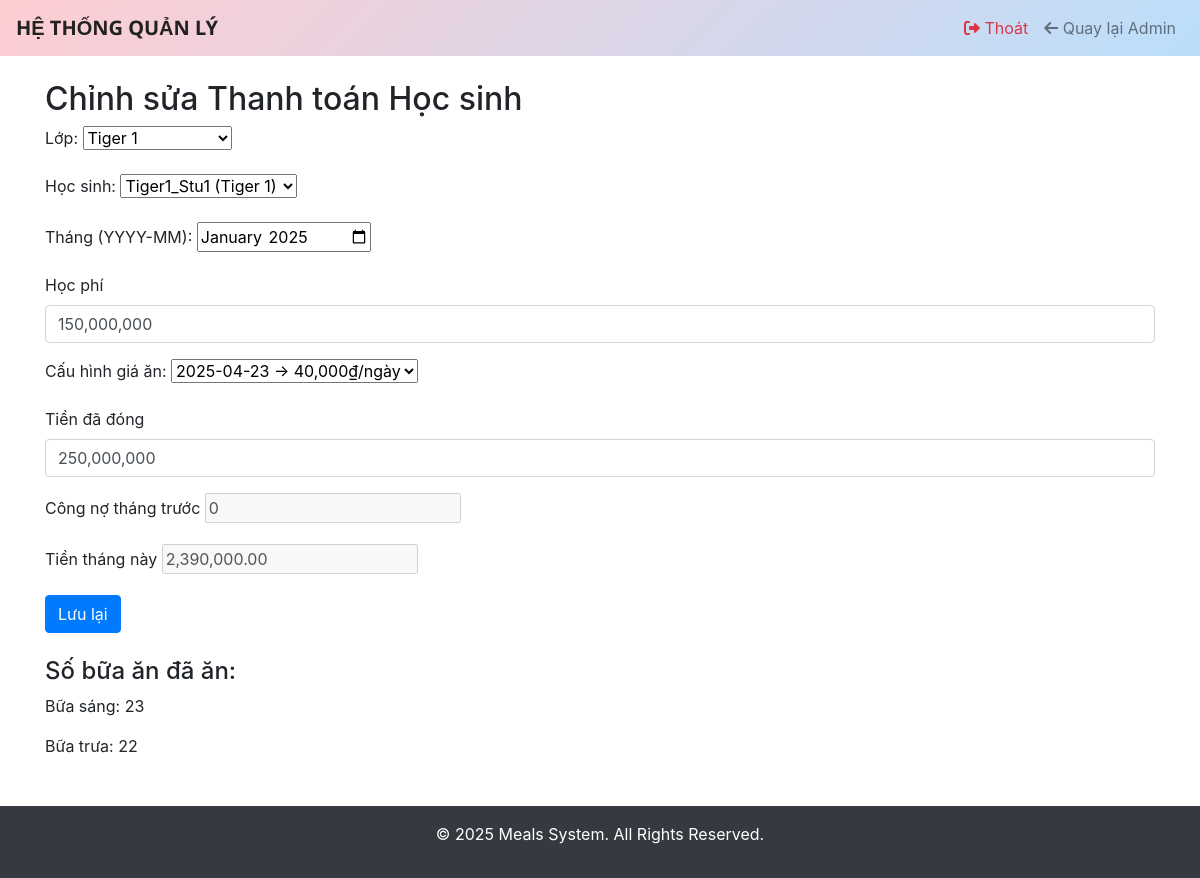
Before: /meals/student-payment/edit/13/ (signed in) with the older database file.
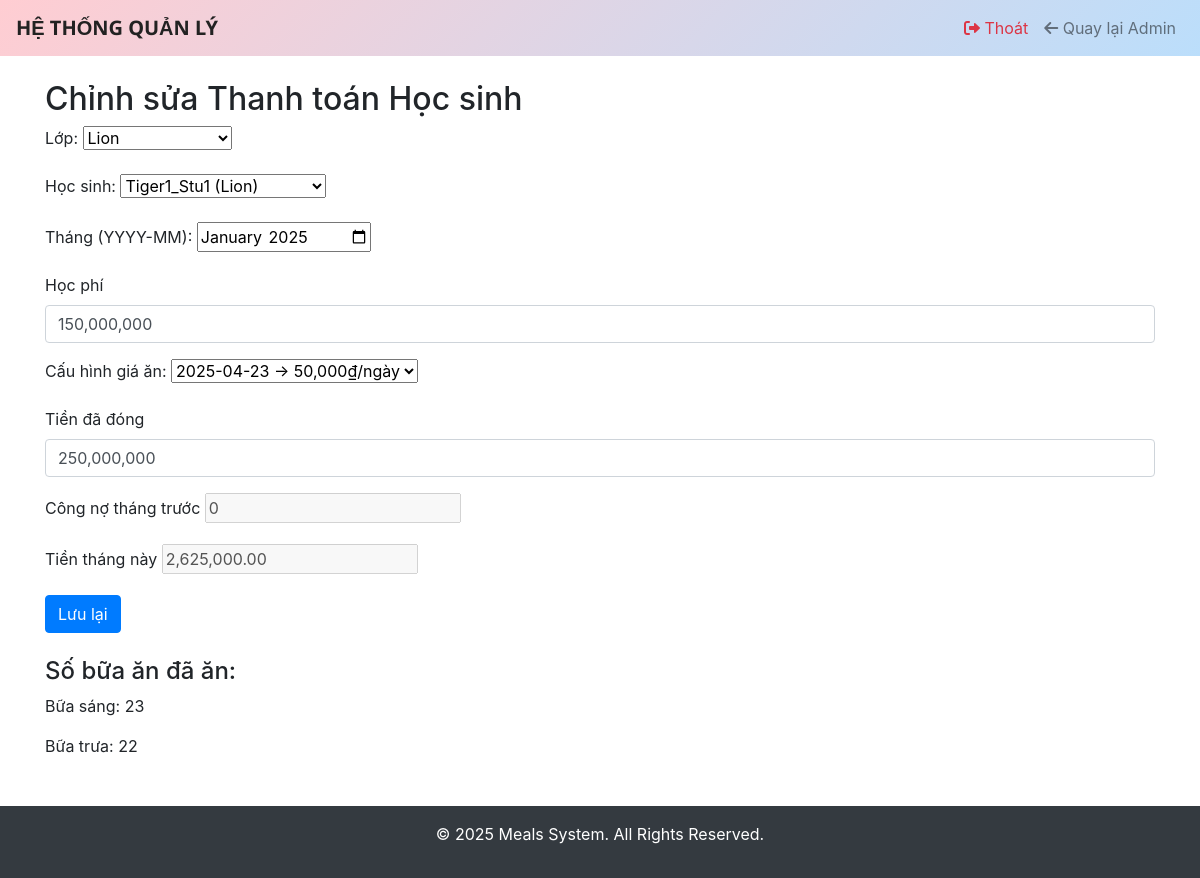
After: the same page with the newer database file.
### meals/models.py (models this page shows, shortened)
class StudentPayment(models.Model):
    class Meta:
        unique_together = ('student', 'month')
        verbose_name = "Công nợ học sinh"
        verbose_name_plural = "Công nợ học sinh"
        permissions = [
            ("view_statistics", "Có thể xem thống kê"),
        ]
    student = models.ForeignKey(
        'Student',
        on_delete=models.CASCADE,
        verbose_name="Học sinh"
    )
    month = models.CharField(
        max_length=7,
        verbose_name="Tháng",
        help_text="Chọn tháng theo định dạng YYYY‑MM"
    )
    tuition_fee = models.DecimalField(
        max_digits=10,
        decimal_places=2,
        verbose_name="Học phí"
    )
    amount_paid = models.DecimalField(
        max_digits=10,
        decimal_places=2,
        verbose_name="Số tiền đã đóng"
    )
    remaining_balance = models.DecimalField(
        max_digits=10,
        decimal_places=2,
        null=True,
        blank=True,
        verbose_name="Số dư"
    )
    meal_price = models.ForeignKey(
        MealPrice,
        on_delete=models.PROTECT,
        verbose_name="Cấu hình giá ăn",
        help_text="Chọn cấu hình giá ăn áp dụng cho tháng này"
    )

### meals/views.py (the view)
# urls.py: path('student-payment/edit/', login_required(views.student_payment_edit), name='student_payment_edit'),
@login_required(login_url='login')
@permission_required('meals.change_studentpayment', raise_exception=True)
def student_payment_edit(request, pk=None):
    classrooms = ClassRoom.objects.all()
    if request.method == "GET" and request.GET.get('payment_id'):
        try:
            payment = StudentPayment.objects.get(id=request.GET.get('payment_id'))
        except StudentPayment.DoesNotExist:
            payment = None
    else:
        payment = get_object_or_404(StudentPayment, pk=pk) if pk else None
    if request.method == "POST":
        student_id = request.POST.get('student')
        month_val  = request.POST.get('month')
        form_instance = payment
        if not payment and student_id and month_val:
            dup = StudentPayment.objects.filter(
                student_id=student_id, month=month_val
            ).first()
            if dup:
                form_instance = dup
        form = StudentPaymentForm(request.POST, instance=form_instance)
        if form.is_valid():
            payment_obj = form.save()
            messages.success(request, "Lưu thành công")
            return redirect(request.path)
        else:
            print("Form errors:", form.errors)
    else:
        form = StudentPaymentForm(instance=payment)
    breakfast_count = lunch_count = 0
    if form.instance and form.instance.pk and form.instance.student and form.instance.month:
        try:
            y, m = map(int, form.instance.month.split("-"))
            qs = MealRecord.objects.filter(
                student=form.instance.student,
                date__year=y, date__month=m,
                meal_type__in=["Bữa sáng","Bữa trưa"]
            ).filter(Q(status="Đủ")|Q(status="Thiếu", non_eat=2))
            breakfast_count = qs.filter(meal_type="Bữa sáng").count()
            lunch_count     = qs.filter(meal_type="Bữa trưa").count()
        except Exception as e:
            print("Error counting meals:", e)
    var_is_edit = bool(payment and payment.pk)
    return render(request, 'payments/student_payment_form.html', {
        'form':             form,
        'classrooms':       classrooms,
        'is_edit':          var_is_edit,
        'breakfast_count':  breakfast_count,
        'lunch_count':      lunch_count,
    })

### meals/models.py (called while the page is built)
    def __str__(self):
        return f"{self.effective_date:%Y-%m-%d} → {self.daily_price:,}₫/ngày"

    def __str__(self):
        return self.name

    def __str__(self):
        return f"{self.name} ({self.classroom})"

### meals/templates/payments/student_payment_form.html (shortened to what this page needs)
{% extends "layout.html" %}
{% load static %}
{% block content %}
<h2>Chỉnh sửa Thanh toán Học sinh</h2>
<form method="post" id="payment-form">
    <div class="form-group">
        {{ form.classroom.label_tag }}
        {{ form.classroom }}
    </div>
    <div class="form-group">
        {{ form.student.label_tag }}
        {{ form.student }}
    </div>
    <div class="form-group">
        {{ form.month.label_tag }}
        {{ form.month }}
    </div>
    <div class="form-group">
        <label for="id_tuition_fee">{{ form.tuition_fee.label }}</label>
        <input type="text" id="id_tuition_fee" name="tuition_fee" class="form-control money"
               value="{{ form.tuition_fee.value|default_if_none:'' }}">
    </div>
    <div class="form-group">
        {{ form.meal_price.label_tag }}
        {{ form.meal_price }}
    </div>
    <div class="form-group">
        <label for="id_amount_paid">{{ form.amount_paid.label }}</label>
        <input type="text" id="id_amount_paid" name="amount_paid" class="form-control money"
               value="{{ form.amount_paid.value|default_if_none:'' }}">
    </div>
    <div class="form-group">
        <label for="id_prev_month_balance">Công nợ tháng trước</label>
        {{ form.prev_month_balance }}
    </div>
    <div class="form-group">
        <label for="id_current_month_payment">Tiền tháng này</label>
        {{ form.current_month_payment }}
    </div>
    <button type="submit" class="btn btn-primary">Lưu lại</button>
</form>
<div id="meal-counts" class="mt-4">
    <h4>Số bữa ăn đã ăn:</h4>
    <p>Bữa sáng: <span id="breakfast_count">{{ breakfast_count|default:"0" }}</span></p>
    <p>Bữa trưa: <span id="lunch_count">{{ lunch_count|default:"0" }}</span></p>
</div>
{% endblock %}

### templates/layout.html (shortened to what this page needs)
{% load static %}
<!DOCTYPE html>
<html lang="vi">
<head>
  <link
    rel="stylesheet"
    href="https://stackpath.bootstrapcdn.com/bootstrap/4.5.2/css/bootstrap.min.css"
  >
  <link
    rel="stylesheet"
    href="https://cdnjs.cloudflare.com/ajax/libs/font-awesome/6.0.0-beta3/css/all.min.css"
  />
  <link rel="stylesheet" href="{% static 'css/style.css' %}">
</head>
<body>
  <nav class="navbar navbar-expand-lg navbar-light">
    <a class="navbar-brand" href="{% url 'home' %}">HỆ THỐNG QUẢN LÝ</a>
    <div class="collapse navbar-collapse" id="navbarNav">
      <ul class="navbar-nav ml-auto">
        {% if user.is_authenticated %}
          <li class="nav-item">
            <a class="nav-link text-danger" href="{% url 'logout' %}">
              <i class="fas fa-sign-out-alt"></i> Thoát
            </a>
          </li>
          {% if user.is_superuser %}
            <li class="nav-item">
              <a class="nav-link" href="{% url 'admin:index' %}">
                <i class="fas fa-arrow-left"></i> Quay lại Admin
              </a>
            </li>
          {% endif %}
        {% endif %}
      </ul>
    </div>
  </nav>
  <div class="container mt-4">
    {% block content %}{% endblock %}
  </div>
  <footer class="bg-dark text-white text-center py-3 mt-5">
    <div class="container">
      <p>&copy; {% now "Y" as current_year %}{{ current_year }} Meals System. All Rights Reserved.</p>
    </div>
  </footer>
</body>
</html>

### templates/layout.html (style rules this page uses)
:root { --nav-gradient-start: #FFCDD2; --nav-gradient-end: #BBDEFB; }
.navbar { background: linear-gradient(135deg, var(--nav-gradient-start), var(--nav-gradient-end)) !important; }
.navbar .navbar-brand { font-family: 'Noto Sans', sans-serif; font-weight: 700; color: #222 !important; }

Changed rows visible on the page:
changed StudentPayment: student "Tiger1_Stu1 (Tiger 1)" → "Tiger1_Stu1 (Lion)"; meal_price "2025-04-23 → 40,000₫/ngày" → "2025-04-23 → 50,000₫/ngày"
Other visible differences:
form field classroom: "Tiger 1" → "Lion"
form field current_month_payment: "2,390,000.00" → "2,625,000.00"
